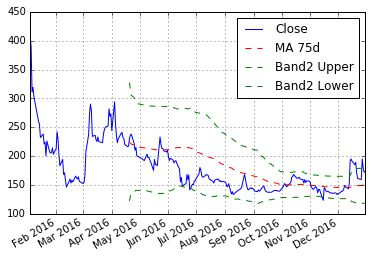

Write the Python code that produced this figure.
#-*- coding:utf-8 -*-
import pandas as pd
import jsm
import datetime

# 株価のデータ取得（銘柄コード, 開始日, 終了日）
def get_stock(code, start_date, end_date):
    # 期間設定
    year, month, day = start_date.split("-")
    start = datetime.date(int(year), int(month), int(day))
    year, month, day = end_date.split("-") 
    end = datetime.date(int(year), int(month), int(day))
    # 株価データ取得
    q = jsm.Quotes()
    target = q.get_historical_prices(code, jsm.DAILY, start_date = start, end_date = end)
    # 項目ごとにリストに格納して返す
    date = [data.date for data in target]
    open = [data.open for data in target]
    close = [data.close for data in target]
    high = [data.high for data in target]
    low = [data.low for data in target]
    # 日付が古い順に並び替えて返す
    return [date[::-1], open[::-1], close[::-1], high[::-1], low[::-1]]
    
def main():
    # 株価の取得(銘柄コード, 開始日, 終了日)
    code = 8704
    data = get_stock(code, '2016-1-1', '2016-12-31')

    # データフレームの作成
    df = pd.DataFrame({'始値':data[1], '終値':data[2], '高値':data[3], '安値':data[4]}, index = data[0])
    
    # 移動平均線の計算
    ma_75d = df['終値'].rolling(window=75).mean()
    std = df['終値'].rolling(window=75).std()
    
    # ボリジャーバンド計算
    #band1_upper = ma_75d + std
    #band1_lower = ma_75d - std
    band2_upper = ma_75d + 2 * std
    band2_lower = ma_75d - 2 * std  
    #band3_upper = ma_75d + 3 * std
    #band3_lower = ma_75d - 3 * std  
    # グラフにプロット
    ax = df['終値'].plot(color="blue", label="Close")
    ma_75d.columns = ["MA 75d"]
    ma_75d.plot(ax=ax, ls="--", color="red", label="MA 75d")
    band2_upper.columns = ["Band2 Upper"]
    band2_upper.plot(ax=ax, ls="--", color="green", label="Band2 Upper")
    band2_lower.columns = ["Band2 Lower"]
    band2_lower.plot(ax=ax, ls="--", color="green", label="Band2 Lower")
    ax.grid()
    ax.legend()

    
if __name__ == "__main__":
    main()
